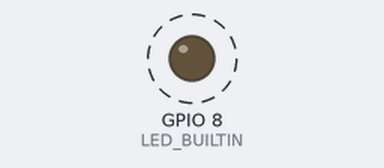
This sketch was run on a simulated ESP32-S3. On the bench: output pins drawn as LEDs (lit = HIGH). Dashed ring = blinking. WiFi joins after 1.5 s; servers stay silent unless stated; what the sketch prints to the serial monitor is not drawn.

Above: at 2.5 s.
Timing chart, 0 to 5.0 s (numbered marks = the images above):
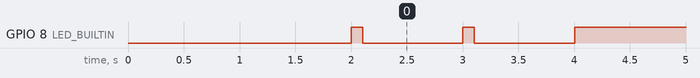

The sketch:

Internet.ino
```cpp
// #include <WiFi.h>
// #include "esp_wifi.h"

// const char* ssid = "moto";
// const char* password = "Akshaykumar401";

// void setup() {
//   Serial.begin(115200);
//   delay(1000);

//   // Set lower TX power to prevent brownouts/disconnections on Super Mini
//   WiFi.mode(WIFI_STA);
//   WiFi.begin(ssid, password);
//   esp_wifi_set_max_tx_power(WIFI_POWER_8_5dBm);

//   Serial.print("Connecting to WiFi");
//   while (WiFi.status() != WL_CONNECTED) {
//     delay(500);
//     Serial.print(".");
//   }

//   Serial.println("\nConnected!");
//   Serial.print("IP Address: ");
//   Serial.println(WiFi.localIP());
// }

// void loop() {
// }


#include <WiFi.h>
#include "esp_wifi.h"

// const char* ssid = "Galaxy";
// const char* password = "mummy123";

const char* ssid = "moto";
const char* password = "Akshaykumar401";
#define LED_BUILTIN 8  // Native blue LED pin on Super Mini

void setup() {
  Serial.begin(115200);
  pinMode(LED_BUILTIN, OUTPUT);
  delay(2000);

  Serial.println("Initializing System...");

  // CRITICAL STEP: Turn on Wi-Fi settings *without* activating the radio transceiver
  WiFi.mode(WIFI_STA);

  // Force the hardware to restrict its power draw BEFORE connecting
  // Lowering it to 8.5dBm prevents the sudden 500mA spike
  esp_wifi_set_max_tx_power(WIFI_POWER_8_5dBm);

  Serial.println("Power restricted. Now starting Wi-Fi radio...");

  // Now it is safe to attempt the connection
  WiFi.begin(ssid, password);
}

void loop() {
  if (WiFi.status() != WL_CONNECTED) {
    digitalWrite(LED_BUILTIN, HIGH);
    delay(100);
    digitalWrite(LED_BUILTIN, LOW);
    delay(900);
    Serial.print(".");
  } else {
    // Light stays permanently ON when connected successfully
    digitalWrite(LED_BUILTIN, HIGH);
    Serial.println("\nSuccessfully Connected!");
    Serial.print("IP Address: ");
    Serial.println(WiFi.localIP());
    delay(5000);

  }
}
```

Measured:
- by itself, GPIO 8 (LED_BUILTIN): alternates HIGH for 0.10 s and LOW for 0.90 s, 5 changes in all, then stays HIGH
